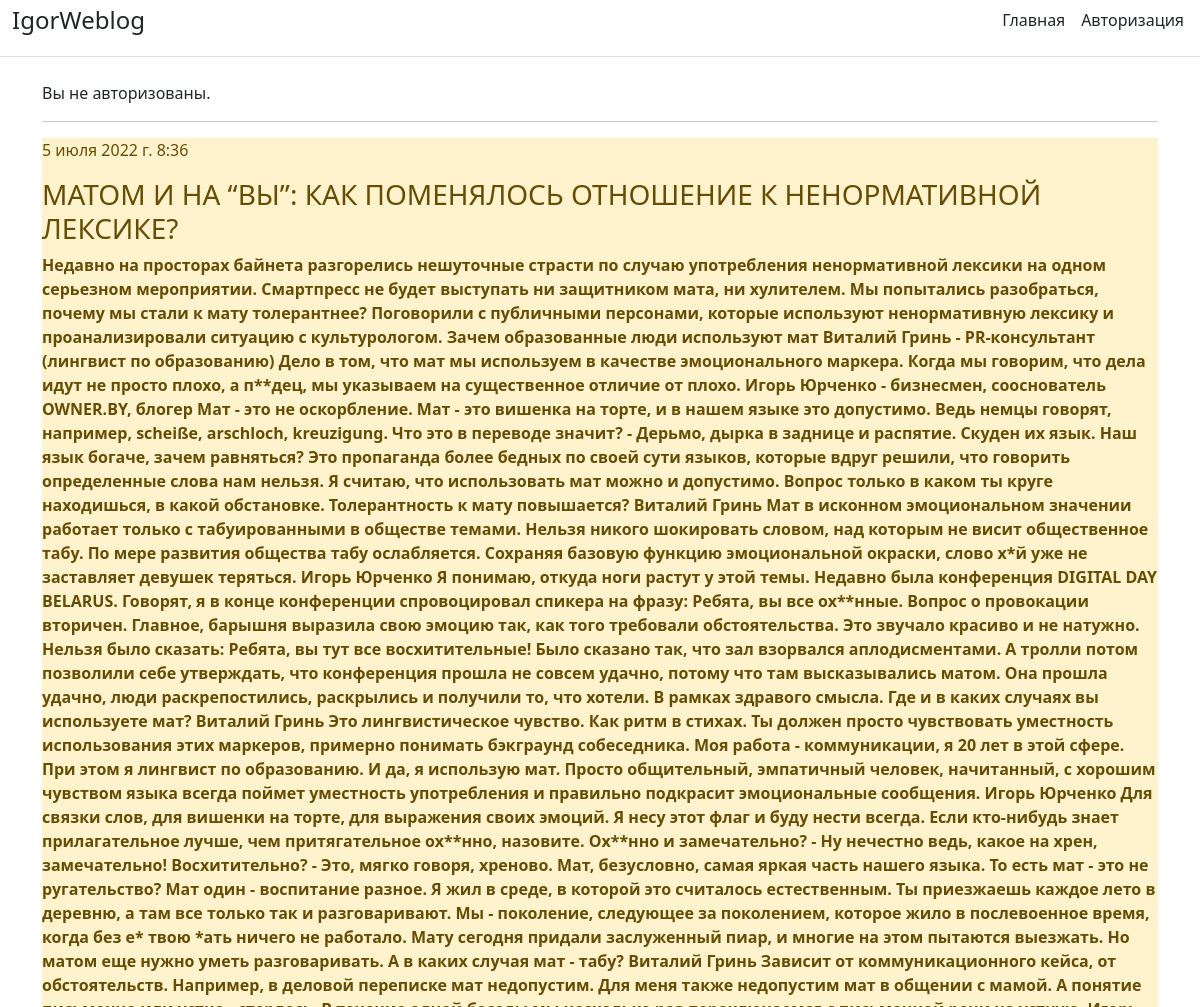
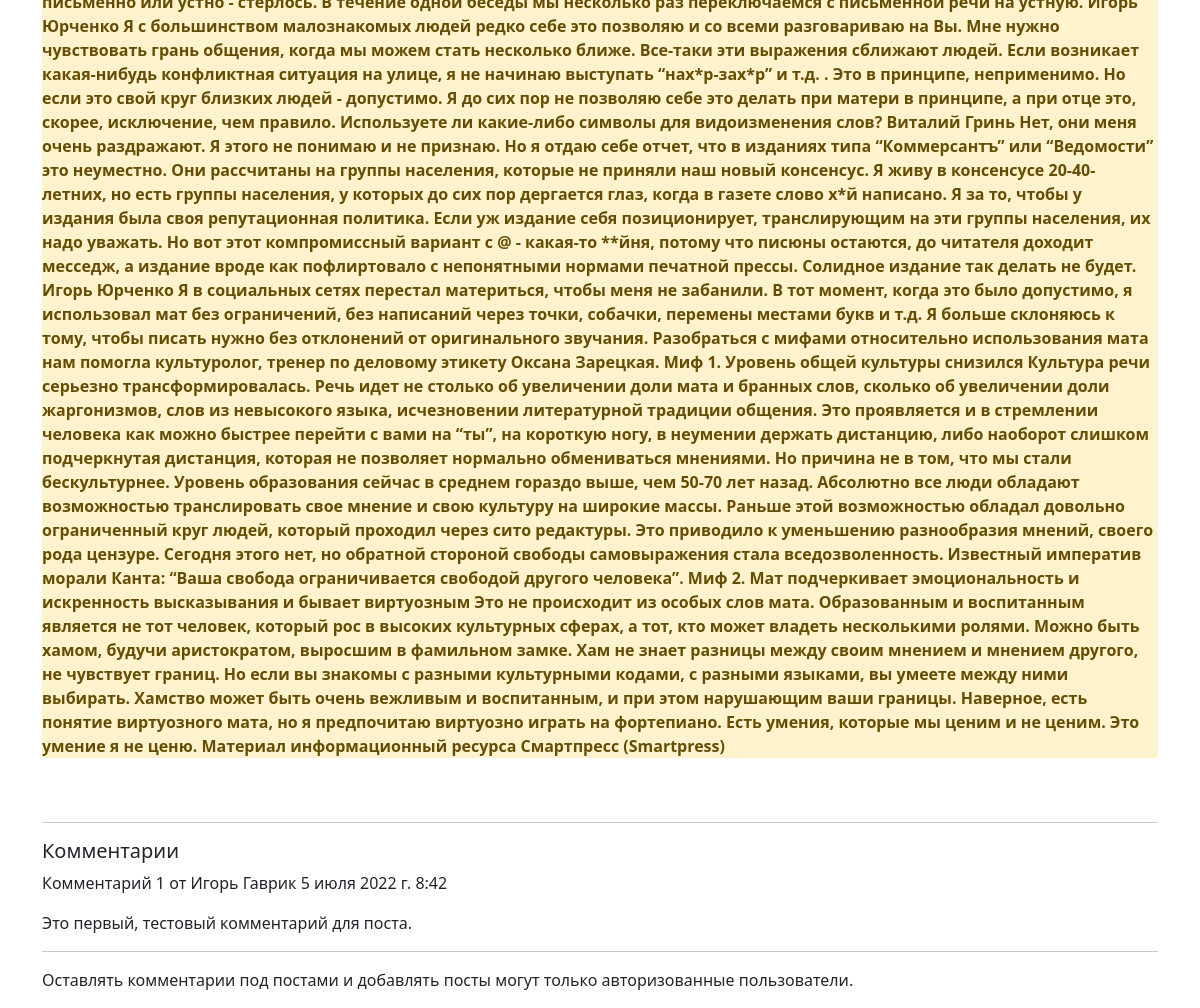
Page /article_detail/2022-07-05-0836332439900000/ on the committed database (2 pictures, top to bottom).
### Blog/models.py (models this page shows, shortened)
class Task(models.Model):
    title = models.CharField('Название', max_length=100)
    task = models.TextField('Текст')
    created_dt = models.DateTimeField('Дата', auto_now=True)
    publish = models.DateTimeField('Публикация', default=timezone.now)
    slug = models.SlugField('Ссылка', max_length=250, unique=True, null=False, blank=True, db_index=True)
    class Meta:
        verbose_name = 'Пост'
        verbose_name_plural = 'Посты'

class Comment(models.Model):
    post = models.ForeignKey(Task, related_name='comments', on_delete=models.CASCADE)
    name = models.CharField(max_length=80)
    email = models.EmailField()
    body = models.TextField()
    created = models.DateTimeField(auto_now_add=True)
    updated = models.DateTimeField(auto_now=True)
    active = models.BooleanField(default=True)
    class Meta:
        ordering = ('created',)

### Blog/views.py (the view)
# urls.py: path('article_detail/<slug:slug>/', views.article_detail, name='article_detail'),
def article_detail(request, slug):
    article = get_object_or_404(Task, slug=slug)
    comments = article.comments.filter(active=True)
    if request.method == 'POST':
        comment_form = CommentForm(data=request.POST)
        if comment_form.is_valid():
            new_comment = comment_form.save(commit=False)
            new_comment.post = article
            new_comment.save()
    else:
        comment_form = CommentForm()
    context = {'article': article, 'slug': slug, 'comments': comments,
               'comment_form': comment_form}
    return render(request, 'Blog/article_detail.html', context)

### Blog/templates/Blog/article_detail.html (shortened to what this page needs)
{% extends 'Blog/base.html' %}
{% block content %}
<div class="alert-warning mt-3", class="container">
    <p>{{ article.publish }}</p>
    <h3>{{ article.title | upper }}</h3>
    <b>{{ article.task }}</b>
</div>
<br>
<br>
<hr>
{% with comments.Count as total_comments %}
    <h5>
        {{ total_comments }} Комментарии {{ total_comments|pluralize }}
    </h5>
{% endwith %}
{% for comment in comments %}
    <div class="comment">
        <p class="info">
            Комментарий {{ forloop.counter }} от {{ comment.name }}
            {{ comment.created }}
        </p>
        {{ comment.body|linebreaks }}
    </div>
{% empty %}
    <p>Под этой статьёй пока нет комментариев. Оставьте комментарий первым!</p>
{% endfor %}
<hr>
{% if new_comment %}
    <h2>Ваш коментарий добавлен</h2>
{% else %}
{% if request.user.is_authenticated %}
    <h5>Добавьте комментарий</h5>
    <form method="post" action=".">
        {% csrf_token %}
        {{ comment_form.as_p }}
        <button type="submit" class="btn btn-sucsess" style="background:lightblue">
            Добавить</button>
        <span>{{ error }}</span>
    </form>
{% else %}
    <p>Оставлять комментарии под постами и добавлять посты могут только авторизованные пользователи.</p>
{% endif %}
{% endif %}
{% endblock %}

### rows in the picture
Task: publish "5 июля 2022 г. 8:36", title "МАТОМ И НА “ВЫ”: КАК ПОМЕНЯЛОСЬ ОТНОШЕНИЕ К НЕНОРМАТИВНОЙ ЛЕКСИКЕ?", task "Недавно на просторах байнета разгорелись нешуточные страсти по случаю употребления ненормативной лексики на одном серьезном мероприятии. Смартпресс не будет выступать ни защитником мата, ни хулителем. Мы попытались разобраться, почему мы стали к мату толерантнее? Поговорили с публичными персонами, которые используют ненормативную лексику и проанализировали ситуацию с культурологом. Зачем образованные люди используют мат Виталий Гринь - PR-консультант (лингвист по образованию) Дело в том, что мат мы используем в качестве эмоционального маркера. Когда мы говорим, что дела идут не просто плохо, а п**дец, мы указываем на существенное отличие от плохо. Игорь Юрченко - бизнесмен, сооснователь…"
Comment: name "Игорь Гаврик", created "5 июля 2022 г. 8:42", body "Это первый, тестовый комментарий для поста."
